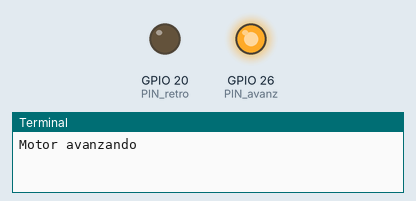
This program was run on a simulated Raspberry Pi (BCM pin numbers). Shown: output pins drawn as LEDs (lit = HIGH), the last lines printed to the terminal.

Above: at 2.5 s.
At 7.5 s:
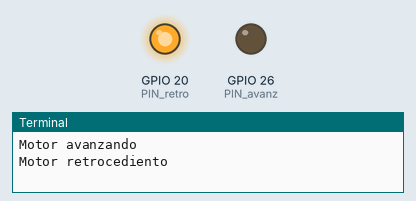
Timing chart, 0 to 13.0 s (numbered marks = the images above):
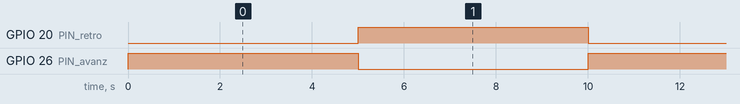

The program:

motordc.py
```python
import sys
import time
import RPi.GPIO as GPIO

mode=GPIO.getmode()

GPIO.cleanup()

PIN_avanz=26
PIN_retro=20

GPIO.setmode(GPIO.BCM)
GPIO.setup(PIN_avanz, GPIO.OUT)
GPIO.setup(PIN_retro, GPIO.OUT)

def avanzar(x):
    GPIO.output(PIN_avanz, GPIO.HIGH)
    print("Motor avanzando")
    time.sleep(x)
    GPIO.output(PIN_avanz, GPIO.LOW)

def retroceder(x):
    GPIO.output(PIN_retro, GPIO.HIGH)
    print("Motor retrocediento")
    time.sleep(x)
    GPIO.output(PIN_retro, GPIO.LOW)

while (1):
    avanzar(5)
    retroceder(5)

GPIO.cleanup()
```

Measured:
- by itself, GPIO 20 (PIN_retro), GPIO 26 (PIN_avanz): alternates HIGH for 5.0 s and LOW for 5.0 s
